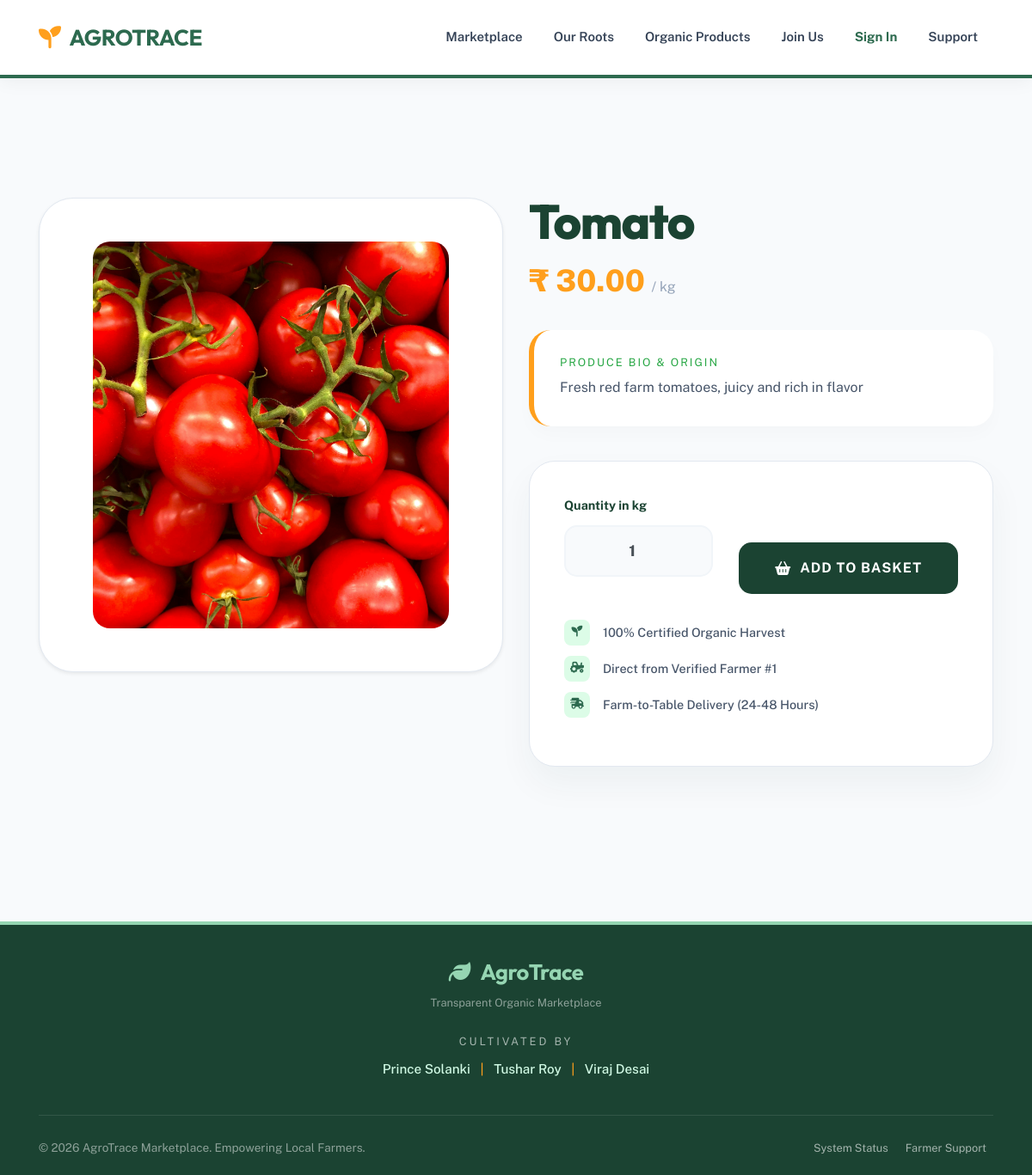
Page /product_detail.php?pid=1 on the committed database.
### tables this page shows
CREATE TABLE IF NOT EXISTS `product_detail` (
  `product_id` int(10) NOT NULL,
  `product_name` varchar(50) NOT NULL,
  `category_id` int(10) NOT NULL,
  `product_description` varchar(200) NOT NULL,
  `product_price` int(10) NOT NULL,
  `product_unit` varchar(20) NOT NULL,
  `product_image` varchar(50) NOT NULL,
  `farmer_id` int(10) NOT NULL,
  PRIMARY KEY (`product_id`),
  KEY `category_id` (`category_id`)
);

### product_detail.php (the view, shortened to what this page needs)
<?php
include("header.php");
include("connect.php");
$pid = $_REQUEST['pid'];
$res1 = mysqli_query($con, "select * from product_detail where product_id='$pid'");
$r1 = mysqli_fetch_array($res1);
$name = $r1[1];
$desc = $r1[3];
$price = $r1[4];
$unit = $r1[5];
$pimg1 = $r1[6];
$sid = $r1[7];
?>
<link rel="stylesheet" href="https://cdnjs.cloudflare.com/ajax/libs/font-awesome/6.4.0/css/all.min.css">
<div class="product-showcase">
    <div class="container">
        <div class="row g-5">
            <div class="col-lg-6">
                <div class="img-display-container shadow-sm">
                    <img src="<?php echo $pimg1; ?>" alt="<?php echo $name; ?>" onerror="this.src='https://images.unsplash.com/photo-1610348725531-843dff563e2c?auto=format&fit=crop&w=600&q=80';">
                </div>
            </div>
            <div class="col-lg-6">
                <div class="product-meta">
                    <h1 class="product-title-agro"><?php echo $name; ?></h1>
                    <span class="price-agro">
                        ₹ <?php echo number_format($price, 2); ?>
                        <small style="font-size: 1rem; color: #94a3b8; font-weight: 400;">/ <?php echo $unit ;  ?></small> </span>
                    <div class="desc-box">
                        <h6 class="fw-bold text-success mb-2 small text-uppercase" style="letter-spacing:2px;">Produce Bio & Origin</h6>
                        <p class="mb-0"><?php echo $desc; ?></p>
                    </div>
                    <div class="cart-form-box">
                        <form method="post" name="form1">
                            <div class="row align-items-end">
                                <div class="col-md-5">
                                    <label class="form-label-agro">Quantity in <?php echo $unit;  ?></label> <input type="number" class="form-control qty-input" name="txtqty" value="1" min="1">
                                </div>
                                <div class="col-md-7">
                                    <button type="submit" class="btn-add-agro" onclick="return validation();" name="btncart">
                                        <i class="fas fa-shopping-basket"></i> Add to Basket
                                    </button>
                                </div>
                            </div>
                        </form>
                        <ul class="trust-list">
                            <li><i class="fas fa-seedling"></i> 100% Certified Organic Harvest</li>
                            <li><i class="fas fa-tractor"></i> Direct from Verified Farmer #<?php echo $sid; ?></li>
                            <li><i class="fas fa-truck-fast"></i> Farm-to-Table Delivery (24-48 Hours)</li>
                        </ul>
                    </div>
                </div>
            </div>
        </div>
    </div>
</div>
<?php
include("footer.php");
?>

### header.php (style rules this page uses)
:root { --agro-green: #2d6a4f; --agro-mint: #95d5b2; --agro-orange: #ff9f1c; --nav-height: 90px; }
body { margin: 0; padding: 0; font-family: 'Public Sans', sans-serif; padding-top: var(--nav-height); background-color: #fcfdfc; }

### product_detail.php (style rules this page uses)
:root { --agro-forest: #1b4332; --agro-leaf: #2d6a4f; --agro-sun: #ff9f1c; --agro-mint: #dcfce7; --text-slate: #475569; --bg-fresh: #f8fafc; }
body { background-color: var(--bg-fresh); font-family: 'Public Sans', sans-serif; }
.product-showcase { padding: 100px 0; }
.img-display-container { background: white; border-radius: 40px; padding: 50px; border: 1px solid #e2e8f0; box-shadow: 0 20px 40px rgba(0,0,0,0.03); text-align: center; position: sticky; top: 120px; transition: 0.4s; }
.img-display-container img { max-width: 100%; height: auto; max-height: 450px; object-fit: contain; border-radius: 20px; transition: transform 0.6s cubic-bezier(0.175, 0.885, 0.32, 1.275); }
.product-title-agro { font-family: 'Outfit', sans-serif; font-size: 3.5rem; font-weight: 800; color: var(--agro-forest); margin-bottom: 15px; letter-spacing: -1.5px; line-height: 1; }
.price-agro { font-size: 2.2rem; font-weight: 800; color: var(--agro-sun); margin-bottom: 30px; display: block; }
.desc-box { background: white; padding: 30px; border-radius: 25px; border-left: 6px solid var(--agro-sun); margin-bottom: 40px; color: var(--text-slate); line-height: 1.8; box-shadow: 0 10px 20px rgba(0,0,0,0.02); }
.cart-form-box { background: #fff; padding: 40px; border-radius: 30px; border: 1px solid #e2e8f0; box-shadow: 0 20px 40px rgba(27, 67, 50, 0.05); }
.form-label-agro { font-weight: 700; font-size: 0.9rem; color: var(--agro-forest); margin-bottom: 12px; display: block; }
.qty-input { height: 60px; border-radius: 15px; border: 2px solid #f1f5f9; background: #f8fafc; text-align: center; font-weight: 800; font-size: 1.1rem; margin-bottom: 20px; transition: 0.3s; }
.btn-add-agro { background: var(--agro-forest); color: white; height: 60px; border-radius: 15px; font-weight: 700; text-transform: uppercase; letter-spacing: 1px; transition: 0.4s; border: none; width: 100%; display: flex; align-items: center; justify-content: center; gap: 10px; }
.trust-list { margin-top: 30px; padding: 0; list-style: none; }
.trust-list li { font-size: 0.9rem; color: var(--text-slate); margin-bottom: 12px; display: flex; align-items: center; font-weight: 500; }
.trust-list i { width: 30px; height: 30px; background: var(--agro-mint); color: var(--agro-leaf); border-radius: 8px; display: flex; align-items: center; justify-content: center; margin-right: 15px; font-size: 0.8rem; }

### rows in the picture
product_detail: product_image (picture), product_name "Tomato", product_price "30.00", product_unit "kg", product_description "Fresh red farm tomatoes, juicy and rich in flavor", farmer "1"
